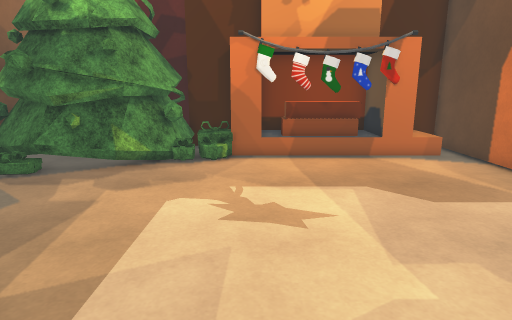
[1] (above)

15 first-person views from a walk through a Unity game level. The camera is 1.4 m above the floor, tilts 12° down and sees 75° across. The floor is counted in squares, 0.5 m on a side. Each view is taken from the middle of a square. On the plan, view 1 faces up. The plan holds only what a view shows up to about 20 squares ahead; the rest is blank. The place goes on beyond the plan. Some surface patterns are stand-ins.

[2]
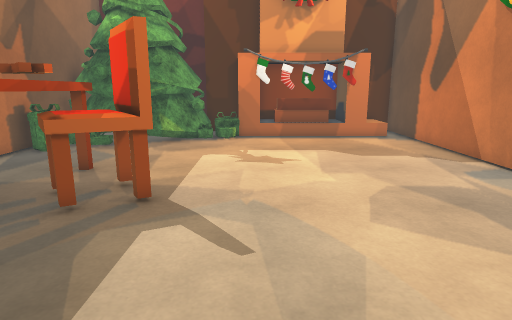

[3]
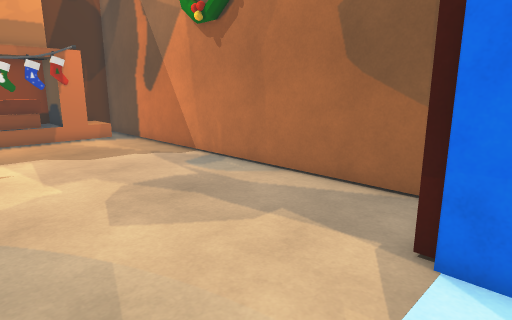

[4]
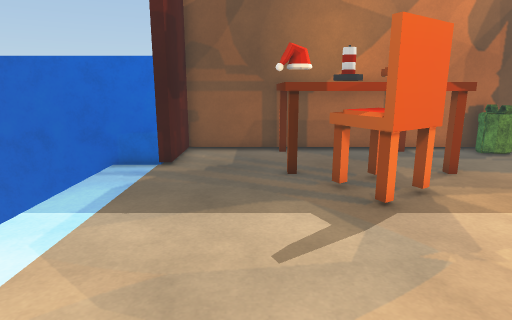

[5]
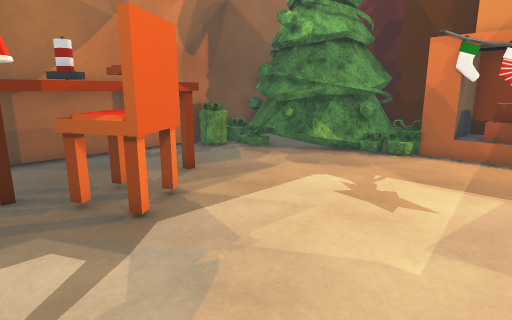

[6]
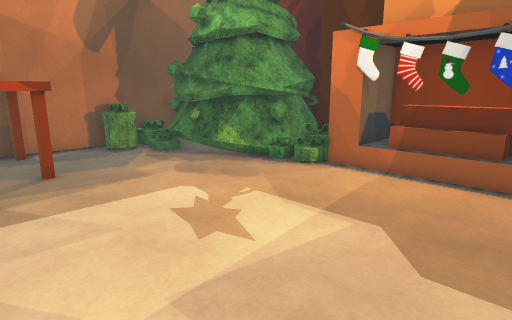

[7]
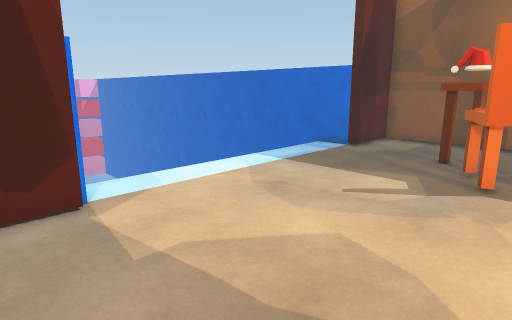

[8]
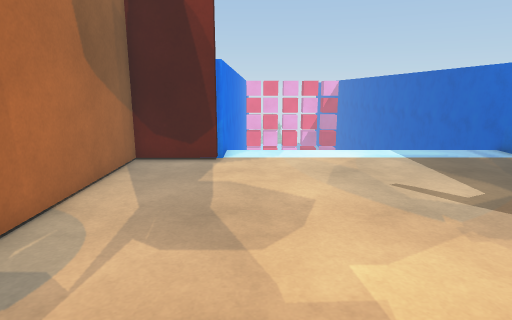

[9]
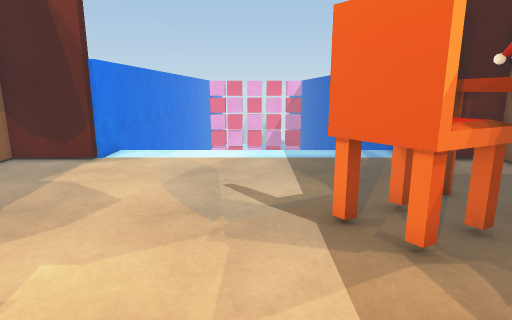

[10]
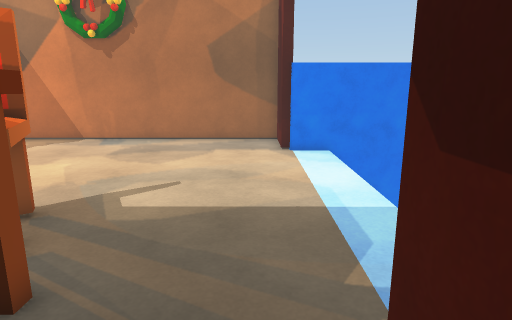

[11]
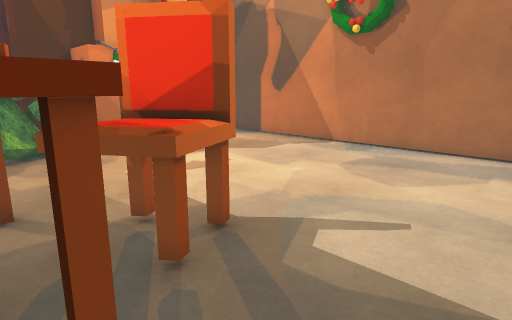

[12]
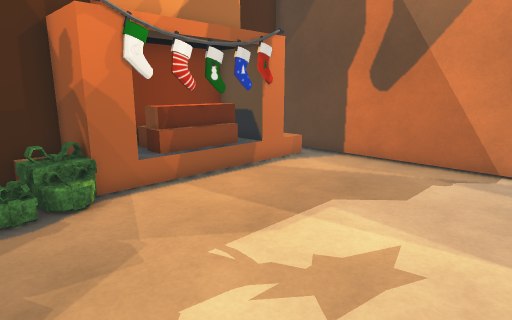

[13]
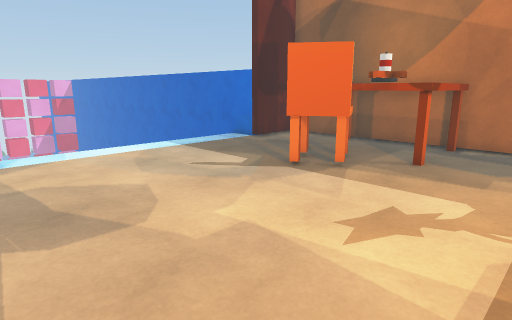

[14]
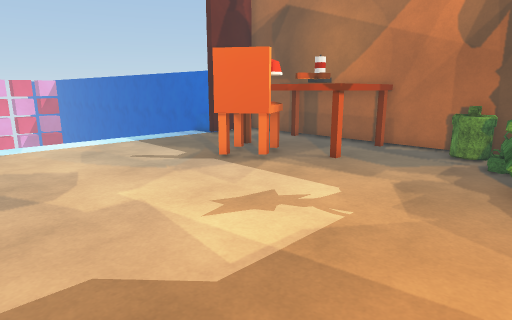

[15]
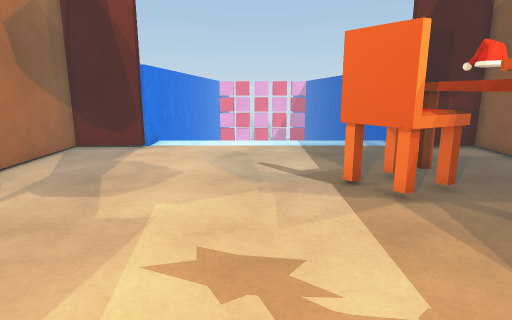

### Floor plan
Key: @ floor where view 1 was taken; # wall or solid block; . floor; ^ raised ledge; v drop or lower ground; T tree; C chair; A candle; O other object.
Columns run from 11 left of view 1 to 9 right of it. Each row starts with its distance up from view 1.
 18       TT#
 17      TTT#O          #
 16      TTTTOOOOOOOOOOO#
 15 # T  TTTT OOOOOOO O.#
 14 #TTTTTTTTOOOOOOOOOO.#
 13 #TTTTTTT............#
 12 # TTTTT.............#
 11 #T.TTT..............#
 10 #TT.................#
  9 #TT.................#
  8 #...................#
  7 #...................#
  6 #^^^^^..............#
  5 #^  ^^..............#
  4 #   O#.C............#
  3 # A^ ^CCC...........#
  2 # A  ^CCC...........#
  1 #    ^CC............#
  0 #^^.O^.....@........#
 -1 #...................#
 -2 #...................#
 -3 #...................#
 -4 ####.............####
 -5    ##...........##
 -6    ##...........##
 -7    #v           v#
 -8     v           v#
 -9     v           v#

Where each view was taken, in squares from view 1:
view 1: 0 up, 0 right, facing up
view 2: 6 down, 0 right, facing up
view 3: 6 down, 0 right, facing up-right
view 4: 1 down, 5 right, facing left
view 5: 1 down, 4 right, facing up-left
view 6: 3 up, 6 right, facing up-left
view 7: 4 up, 8 right, facing down-left
view 8: 9 up, 4 right, facing down
view 9: 9 up, 1 left, facing down
view 10: 3 down, 10 left, facing right
view 11: 3 down, 7 left, facing up-right
view 12: 5 up, 4 left, facing up-right
view 13: 10 up, 7 right, facing down-left
view 14: 13 up, 6 right, facing down-left
view 15: 12 up, 0 right, facing down
